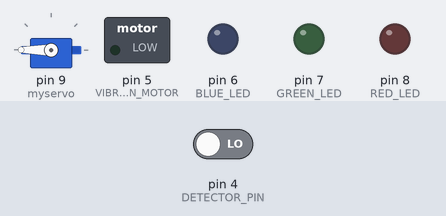
Bench run of a sketch on a simulated Arduino Uno, built with avr-gcc and run on an emulated ATmega328P. Parts: servo, switched loads named in the sketch (green lamp = pin HIGH), output pins drawn as LEDs (lit = HIGH). The inputs (shaded band) are chosen by the test bench; at power-on: pin 4 (DETECTOR_PIN) LOW.

Above: at 9.8 s.
9.9 s: pin 4 (DETECTOR_PIN) driven LOW
At 18.4 s:
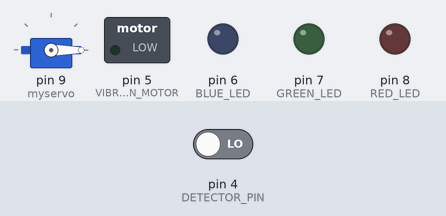
18.5 s: pin 4 (DETECTOR_PIN) driven HIGH
At 27.0 s:
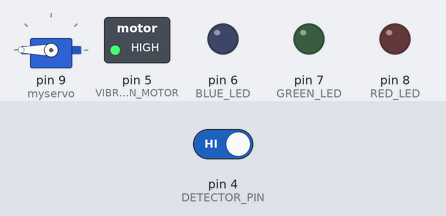
At 31.3 s:
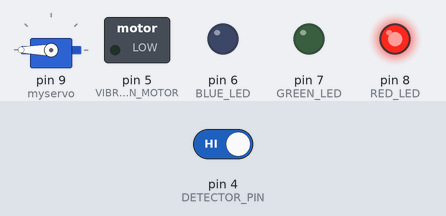
Timing chart, 0 to 37.1 s (numbered marks = the images above; inputs shaded):
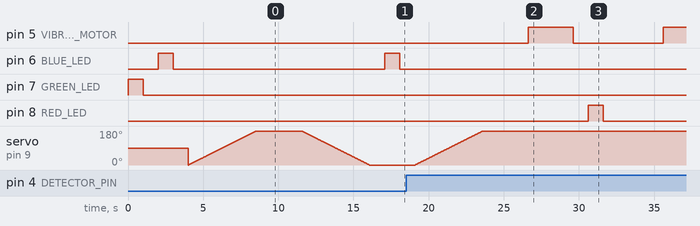

The sketch:

Pet_Feeder_v2.ino
```cpp
#include <Servo.h>
#include "RTClib.h"

#define RED_LED 8
#define GREEN_LED 7
#define BLUE_LED 6
#define VIBRATION_MOTOR 5
#define DETECTOR_PIN 4

Servo myservo;
RTC_Millis rtc;

int pos = 0;
int feedTime = 0;
int cnt = 1;
int mins = 0;
int num_cats = 2;
int portions = 5 * num_cats;  // 10 is a half of a cup
bool dispensing = true;
bool startup = true;

void setup() {
  ///Serial.begin(9600);
  rtc.begin(DateTime(F(__DATE__), F(__TIME__)));
  rtc.adjust(DateTime(2021, 9, 11, 22, 30, 0));  //set (year, month, day, hour, minutes, seconds)
  pinMode(GREEN_LED,OUTPUT);
  pinMode(BLUE_LED,OUTPUT);
  pinMode(RED_LED,OUTPUT);
  pinMode(DETECTOR_PIN, INPUT);
  pinMode(VIBRATION_MOTOR,OUTPUT);
  myservo.attach(9);
  myservo.detach();
}

void loop() {
  runningLED();
  DateTime now = rtc.now();
  // Dispense food every 6 hours starting at 6
  for(int i = 0;i <= 4;i++){
    if(now.hour() == 6 * i + feedTime && now.minute() == mins || startup == true){
      dispensing = true;
      startup = false;
      }
  }
  while(dispensing == true){
    dispenseLED();
    getFood();
    delay(2000);
    while(jamDetect() == true){
      unjamMotor();
      jamDetected_LED();
      delay(3000);
    }

    if(jamDetect() == false)
      dispenseFood();

    if(cnt == portions){
      cnt = 0;
      dispensing = false;
    }
    cnt++;
  }
  delay(1000);
}
int jamDetect(){
  int val = digitalRead(DETECTOR_PIN);
  return val;
}
// Dispensing blue LED turns on when digital pin 6 is off
void runningLED(){
  digitalWrite(GREEN_LED,HIGH);
  delay(1000);
  digitalWrite(GREEN_LED,LOW);
  delay(1000);
}
void dispenseLED(){
  digitalWrite(BLUE_LED,HIGH);
  delay(1000);
  digitalWrite(BLUE_LED,LOW);
  delay(1000);
}
void jamDetected_LED(){
  digitalWrite(RED_LED,HIGH);
  delay(1000);
  digitalWrite(RED_LED,LOW);
  delay(1000);
}
// Turn on vibration motor to unjam tube
void unjamMotor(){
  digitalWrite(VIBRATION_MOTOR,HIGH);
  delay(3000);
  digitalWrite(VIBRATION_MOTOR,LOW);
  delay(1000);
}
// Dispense food from feed disc
void dispenseFood(){
  myservo.attach(9);
  for (pos = 180; pos >= 0; pos -= 1) {
    myservo.write(pos);
    delay(25);
  }
  delay(1000);
  myservo.detach();
}
// Recieve food from feed tube
void getFood(){
  myservo.attach(9);
  for (pos = 0; pos <= 180; pos += 1) {
    myservo.write(pos);
    delay(25);
  }
  delay(1000);
  myservo.detach();
}
```

Measured:
- after the input at 18.5 s, pin 5 (VIBRATION_MOTOR): LOW → HIGH after 8.1 s, → LOW 3.0 s later, → HIGH 6.0 s later; pin 6 (BLUE_LED): stays LOW (without the input it goes to HIGH after 13.7 s); pin 8 (RED_LED): LOW → HIGH after 12.1 s, → LOW 1.0 s later; servo on pin 9 (myservo): goes on until 23.6 s, then stays 180°
